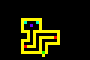

This game map was drawn from its Tiled (.tmx) file and the tilesets committed beside it. A one-line description and the full map source follow:
An orthogonal 30x20 tile map with 3x3 px tiles, 2 tile layers (Layer map, Layer triggers).

<map version="1.10" tiledversion="1.11.1" orientation="orthogonal" renderorder="right-down" width="30" height="20" tilewidth="3" tileheight="3" infinite="0" nextlayerid="3" nextobjectid="1">
 <tileset firstgid="1" source="map-code-sprite-sheet.tsx" />
 <layer id="1" name="Layer map" width="30" height="20">
  <data encoding="csv">
0,0,0,0,0,0,0,0,0,0,0,0,0,0,0,0,0,0,0,0,0,0,0,0,0,0,0,0,0,0,
0,0,0,0,0,0,0,0,0,0,0,0,0,0,0,0,0,0,0,0,0,0,0,0,0,0,0,0,0,0,
0,0,0,0,0,0,0,0,0,0,0,0,0,0,0,0,0,0,0,0,0,0,0,0,0,0,0,0,0,0,
0,0,0,0,0,0,0,0,0,0,0,0,0,0,0,0,0,0,0,0,0,0,0,0,0,0,0,0,0,0,
0,0,0,0,0,0,0,0,0,0,0,0,0,0,0,0,0,0,0,0,0,0,0,0,0,0,0,0,0,0,
0,0,0,0,0,0,0,0,0,0,0,0,0,0,0,0,0,0,0,0,0,0,0,0,0,0,0,0,0,0,
0,0,0,0,0,0,0,2,2,2,2,2,2,2,0,0,0,0,0,0,0,0,0,0,0,0,0,0,0,0,
0,0,0,0,0,0,0,2,5,0,0,0,5,2,0,0,0,0,0,0,0,0,0,0,0,0,0,0,0,0,
0,0,0,0,0,0,0,2,0,0,6,0,0,2,0,0,0,0,0,0,0,0,0,0,0,0,0,0,0,0,
0,0,0,0,0,0,0,2,0,0,0,0,0,2,0,0,0,0,0,0,0,0,0,0,0,0,0,0,0,0,
0,0,0,0,0,0,0,2,2,2,0,2,2,2,2,2,2,2,2,2,0,0,0,0,0,0,0,0,0,0,
0,0,0,0,0,0,0,0,0,2,0,2,0,0,0,0,0,0,0,2,0,0,0,0,0,0,0,0,0,0,
0,0,0,0,0,0,0,0,0,2,0,2,0,2,2,2,2,2,3,2,0,0,0,0,0,0,0,0,0,0,
0,0,0,0,0,0,0,2,2,2,0,2,0,2,0,0,0,0,0,2,0,0,0,0,0,0,0,0,0,0,
0,0,0,0,0,0,0,2,0,0,0,2,0,2,0,2,2,2,2,2,0,0,0,0,0,0,0,0,0,0,
0,0,0,0,0,0,0,2,3,2,2,2,0,2,0,2,0,0,0,0,0,0,0,0,0,0,0,0,0,0,
0,0,0,0,0,0,0,2,0,0,0,0,0,2,0,2,0,0,0,0,0,0,0,0,0,0,0,0,0,0,
0,0,0,0,0,0,0,2,2,2,2,2,2,2,4,2,0,0,0,0,0,0,0,0,0,0,0,0,0,0,
0,0,0,0,0,0,0,0,0,0,0,0,0,0,2,0,0,0,0,0,0,0,0,0,0,0,0,0,0,0,
0,0,0,0,0,0,0,0,0,0,0,0,0,0,0,0,0,0,0,0,0,0,0,0,0,0,0,0,0,0
</data>
 </layer>
 <layer id="2" name="Layer triggers" width="30" height="20">
  <data encoding="csv">
0,0,0,0,0,0,0,0,0,0,0,0,0,0,0,0,0,0,0,0,0,0,0,0,0,0,0,0,0,0,
0,0,0,0,0,0,0,0,0,0,0,0,0,0,0,0,0,0,0,0,0,0,0,0,0,0,0,0,0,0,
0,0,0,0,0,0,0,0,0,0,0,0,0,0,0,0,0,0,0,0,0,0,0,0,0,0,0,0,0,0,
0,0,0,0,0,0,0,0,0,0,0,0,0,0,0,0,0,0,0,0,0,0,0,0,0,0,0,0,0,0,
0,0,0,0,0,0,0,0,0,0,0,0,0,0,0,0,0,0,0,0,0,0,0,0,0,0,0,0,0,0,
0,0,0,0,0,0,0,0,0,0,0,0,0,0,0,0,0,0,0,0,0,0,0,0,0,0,0,0,0,0,
0,0,0,0,0,0,0,0,0,0,0,0,0,0,0,0,0,0,0,0,0,0,0,0,0,0,0,0,0,0,
0,0,0,0,0,0,0,0,0,0,0,0,0,0,0,0,0,0,0,0,0,0,0,0,0,0,0,0,0,0,
0,0,0,0,0,0,0,0,0,0,0,0,0,0,0,0,0,0,0,0,0,0,0,0,0,0,0,0,0,0,
0,0,0,0,0,0,0,0,0,0,0,0,0,0,0,0,0,0,0,0,0,0,0,0,0,0,0,0,0,0,
0,0,0,0,0,0,0,0,0,0,1,0,0,0,0,0,0,0,0,0,0,0,0,0,0,0,0,0,0,0,
0,0,0,0,0,0,0,0,0,0,0,0,0,0,0,0,0,0,0,0,0,0,0,0,0,0,0,0,0,0,
0,0,0,0,0,0,0,0,0,0,0,0,0,0,0,0,0,0,0,0,0,0,0,0,0,0,0,0,0,0,
0,0,0,0,0,0,0,0,0,0,0,0,0,0,0,0,0,0,0,0,0,0,0,0,0,0,0,0,0,0,
0,0,0,0,0,0,0,0,0,0,0,0,0,0,0,0,0,0,0,0,0,0,0,0,0,0,0,0,0,0,
0,0,0,0,0,0,0,0,0,0,0,0,0,0,0,0,0,0,0,0,0,0,0,0,0,0,0,0,0,0,
0,0,0,0,0,0,0,0,0,0,0,0,0,0,0,0,0,0,0,0,0,0,0,0,0,0,0,0,0,0,
0,0,0,0,0,0,0,0,0,0,0,0,0,0,0,0,0,0,0,0,0,0,0,0,0,0,0,0,0,0,
0,0,0,0,0,0,0,0,0,0,0,0,0,0,0,0,0,0,0,0,0,0,0,0,0,0,0,0,0,0,
0,0,0,0,0,0,0,0,0,0,0,0,0,0,0,0,0,0,0,0,0,0,0,0,0,0,0,0,0,0
</data>
 </layer>
</map>
